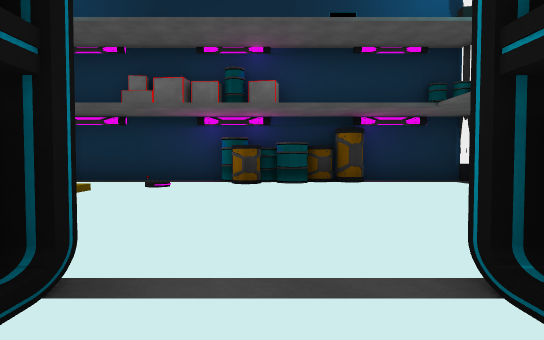
View 1 (above)

17 first-person views from a walk through a Unity game level. The camera is 1.2 m above the floor, tilts 2° down and sees 75° across. Doors are open. The floor is counted in squares, 2 m on a side. Each view is taken from the middle of a square. On the plan, view 1 faces up. The plan holds only what a view shows up to about 10 squares ahead; the rest is blank. The place goes on beyond the plan. The player is left out. Some surface patterns are stand-ins.

View 2
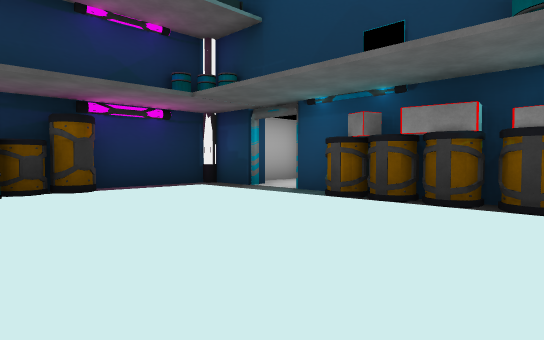

View 3
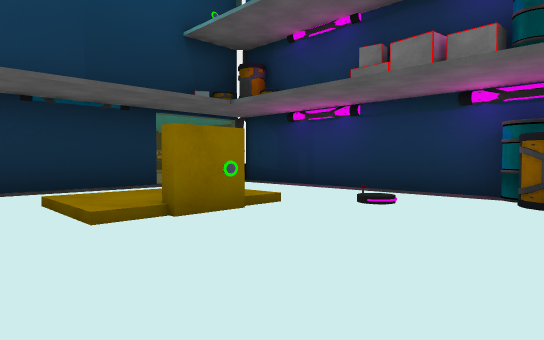

View 4
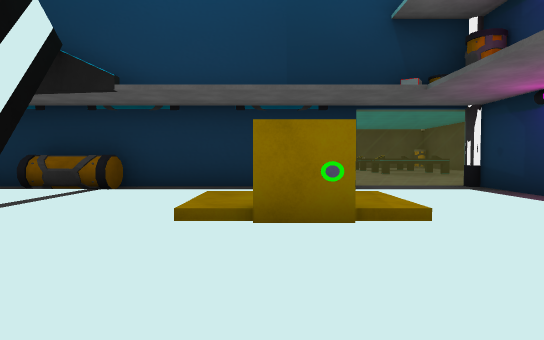

View 5
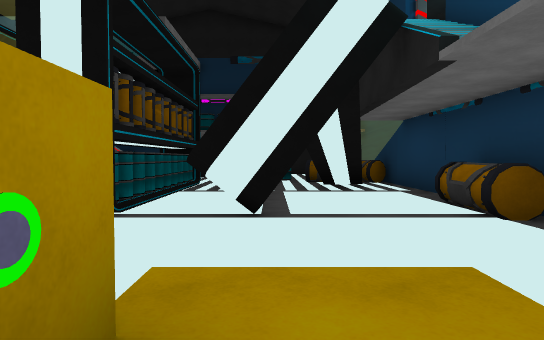

View 6
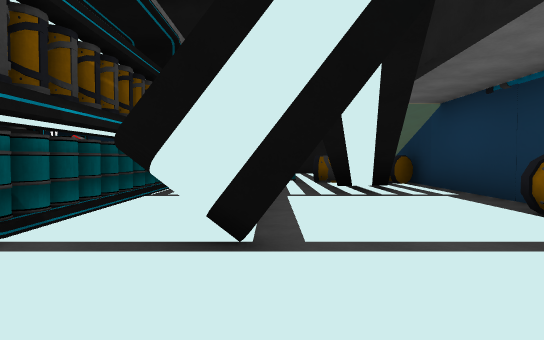

View 7
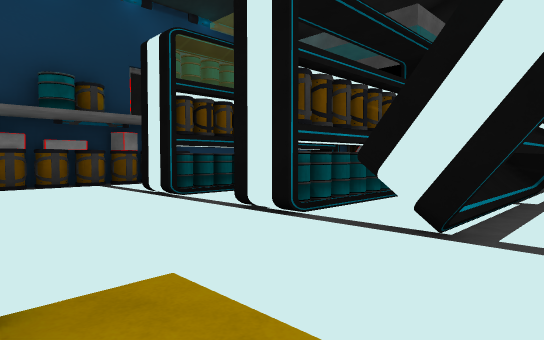

View 8
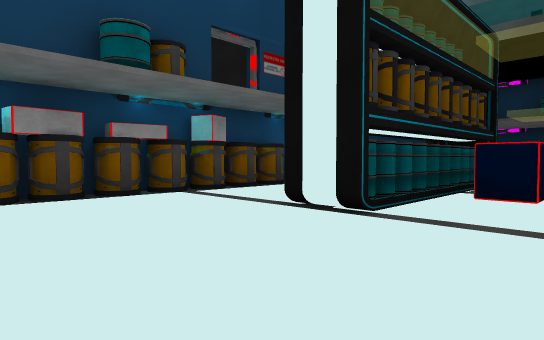

View 9
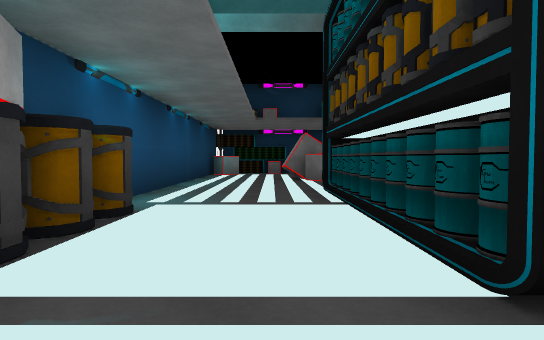

View 10
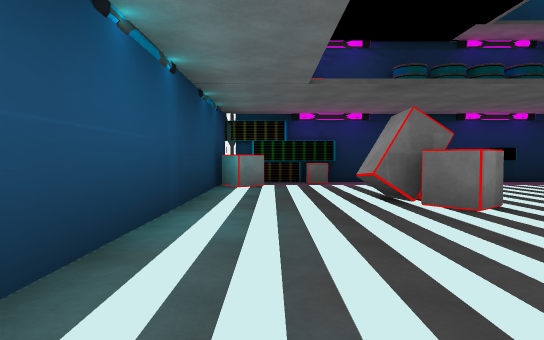

View 11
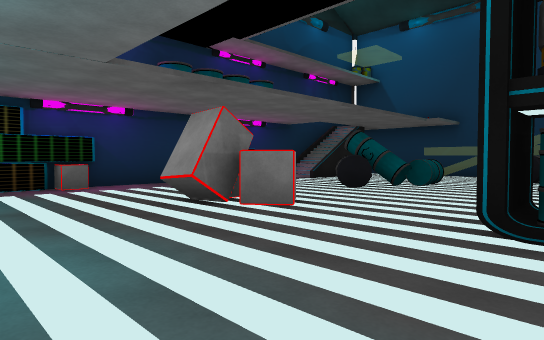

View 12
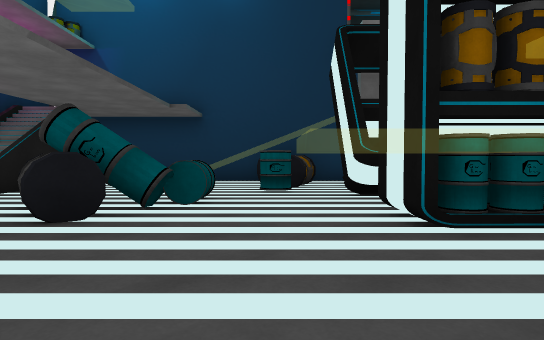

View 13
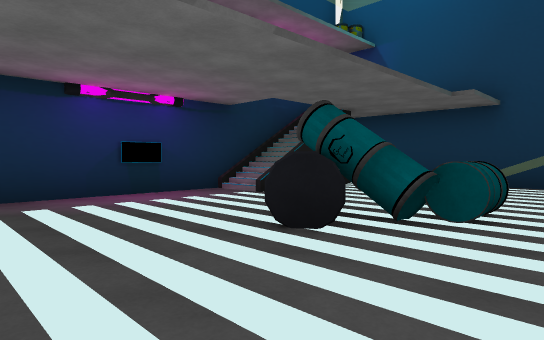

View 14
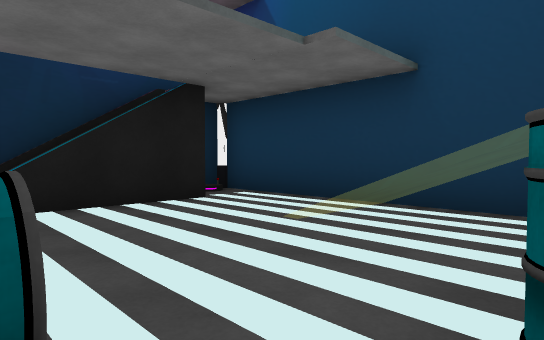

View 15
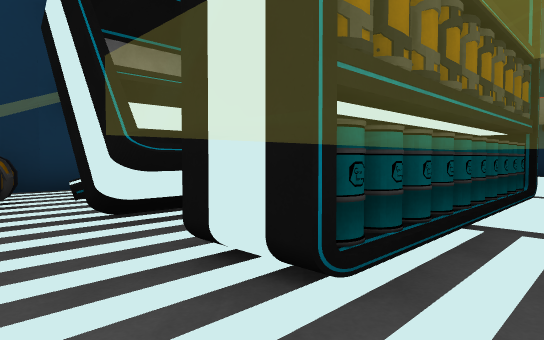

View 16
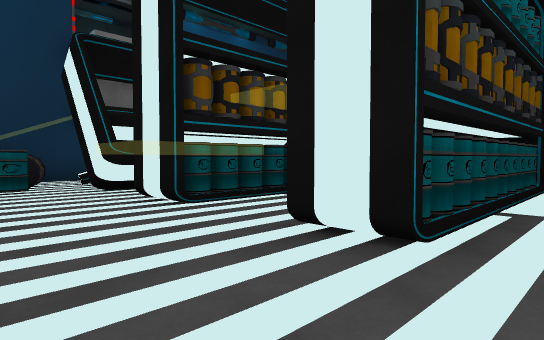

View 17
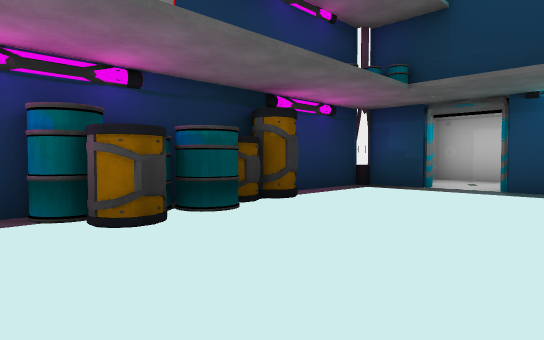

### Floor plan
Key: @ floor where view 1 was taken; # wall or solid block; . main floor; : floor 0.25 m higher than the main floor; / step, stairs or slope; D open door; = window, fence, low wall or low ledge; ^ raised ledge; B barrel; L block; C crate; O other object.
Columns run from 9 left of view 1 to 8 right of it. Each row starts with its distance up from view 1.
 10   O#####    ###
  9 .=......BBOO..####
  8 .=.......O....O .#
  7 .=...............#
  6  #../:O........#
  5  #../:#.......O
  4  #..//........O
  3   ............O
  2   #...........O
  1   O..^^BB.BB..O
  0  #...^^BB@BB..O
 -1   .. ^^BBOBB..O
 -2  D.  ^^BB.BB...
 -3  D. ##^OB.BB...#
 -4  #/OO..##^##...#
 -5  #//.B.........#
 -6  #//..BO...L...#
 -7  #//...OO.OL...#
 -8  #.....O.......#
 -9  #.............#
-10  #.###......L.L
-11  ###########CCC

Where each view was taken, in squares from view 1:
view 1: 0 up, 0 right, facing up
view 2: 2 up, 0 right, facing up-right
view 3: 3 up, 0 right, facing up-left
view 4: 5 up, 0 right, facing left
view 5: 6 up, 4 left, facing down
view 6: 4 up, 4 left, facing down
view 7: 5 up, 5 left, facing down-right
view 8: 5 up, 1 left, facing down-right
view 9: 3 up, 3 right, facing down
view 10: 2 down, 4 right, facing down
view 11: 3 down, 5 right, facing down-left
view 12: 5 down, 2 right, facing left
view 13: 5 down, 1 right, facing down-left
view 14: 5 down, 3 left, facing down-left
view 15: 5 down, 0 right, facing up-left
view 16: 6 down, 3 right, facing up-left
view 17: 5 up, 2 left, facing up-right
